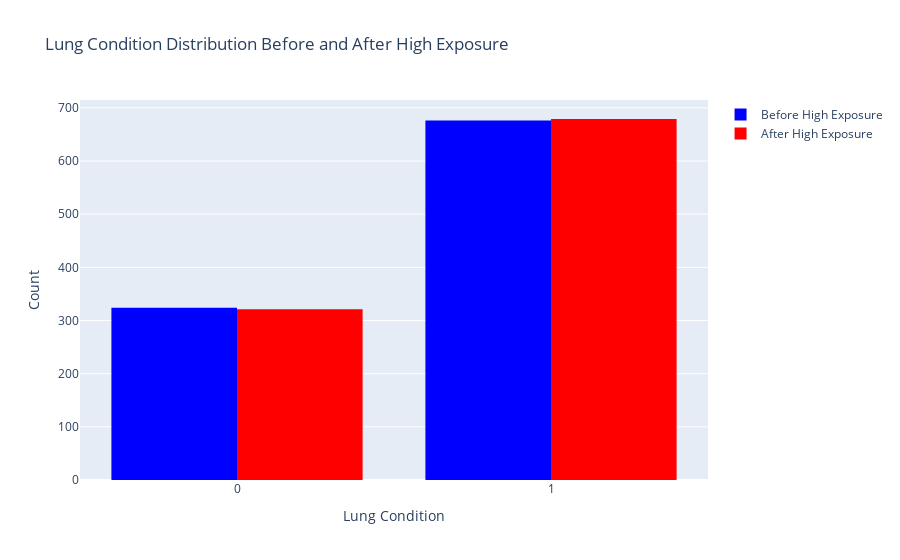

Here is the notebook cell this chart was saved with:
### Markdown cell above
Visualization in `lung_condition` before and after addition of causal relationship

### Code cell
fig = go.Figure()

# before high_exposure
fig.add_trace(go.Histogram(x=data_before_causality['lung_condition'],
                             name='Before High Exposure',
                             marker_color='blue'))

# after high_exposure
fig.add_trace(go.Histogram(x=df['lung_condition'],
                             name='After High Exposure',
                             marker_color='red'))

# Update the layout
fig.update_layout(title='Lung Condition Distribution Before and After High Exposure',
                  xaxis_title='Lung Condition',
                  yaxis_title='Count',
                  bargap=0.2)

fig.show()

### Figure 1 — Plotly figure (JSON) as saved in the notebook; plotly's stock layout.template omitted (floating-point values rounded to 4 significant figures; data arrays with more than 128 entries replaced by an {"elided": "..."} marker saying what was removed)
{"data": [{"marker": {"color": "blue"}, "name": "Before High Exposure", "type": "histogram", "x": {"elided": "1000 int values"}}, {"marker": {"color": "red"}, "name": "After High Exposure", "type": "histogram", "x": {"elided": "1000 int values"}}], "layout": {"autosize": true, "bargap": 0.2, "title": {"text": "Lung Condition Distribution Before and After High Exposure"}, "xaxis": {"autorange": true, "range": [-0.5, 1.5], "title": {"text": "Lung Condition"}, "type": "linear"}, "yaxis": {"autorange": true, "range": [0, 714.7], "title": {"text": "Count"}}}}
